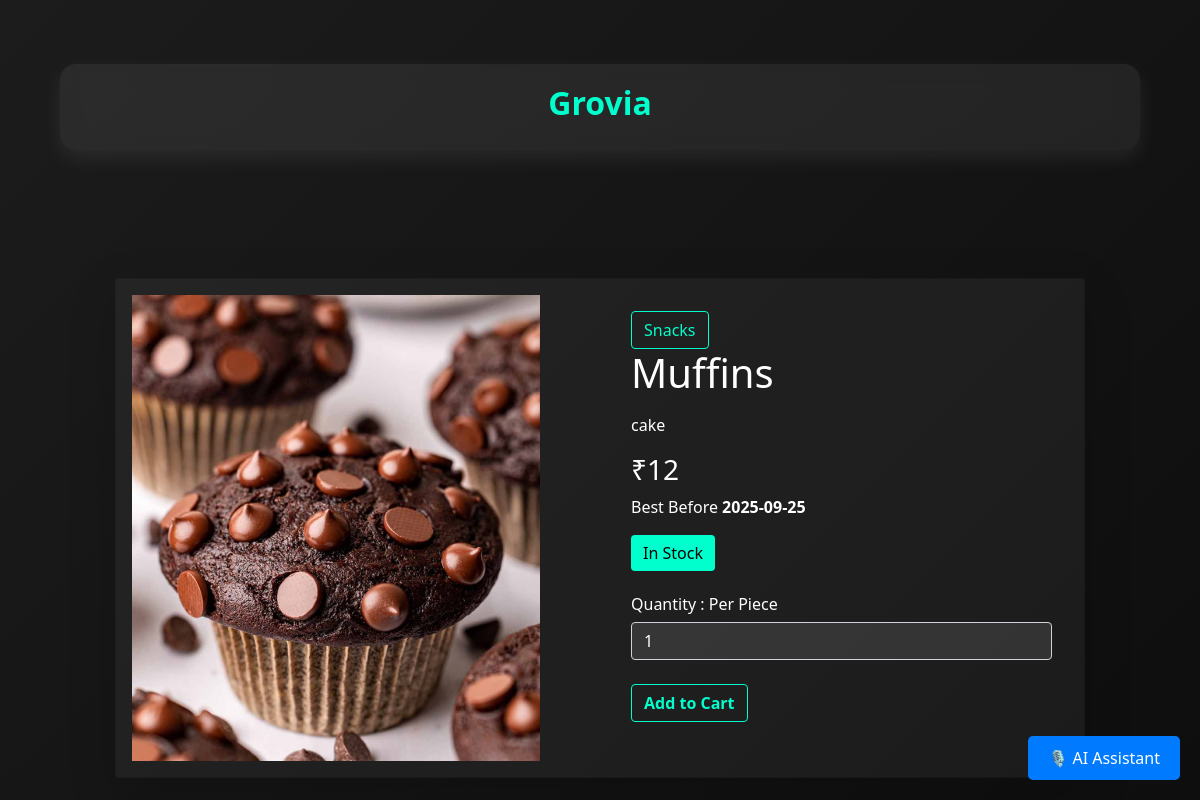
The page /product/48 (signed in) on the database its author committed.
### vault.py (models this page shows, shortened)
class Product(Base):
    __tablename__ = 'products'
    id = Column(Integer, primary_key=True, autoincrement=True)
    name = Column('name',String)
    category = Column('category',String)
    category_id = Column('category_id', Integer)
    price = Column('price', Integer)
    quantity = Column('quantity', Integer)
    time = Column('time', Integer)
    image = Column('image', String)
    description = Column('description', String)
    si_unit = Column('si_unit', Integer)
    best_before = Column('best_before', String)

### user_routes.py (the view)
@app.route('/product/<int:pid>', methods=['POST', 'GET'])
@login_required
def product(pid):
    if request.method == 'POST':
        new_cart = Cart(
            user_id=session['user'],
            product_id=request.form['product_id'],
            product_name=request.form['product_name'],
            quantity=int(request.form['quantity']),
            price=int(request.form['price'])
        )
        agent.add(new_cart)
        agent.commit()
        flash('Product added to cart!', 'success')
        return redirect(f'/product/{pid}')
    else:
        item = agent.query(Product).filter(Product.id == pid).first()
        if not item:
            return render_template('404.html')
        return render_template('user/buy.html', product=item)

### user_routes.py (called while the page is built)
def login_required(f):
    @wraps(f)
    def decorated_function(*args, **kwargs):
        if 'user' not in session:
            return render_template('login/login.html')
        return f(*args, **kwargs)
    return decorated_function

### templates/user/buy.html (shortened to what this page needs)
<!DOCTYPE html>
<html lang="en">
<head>
  <link rel="stylesheet" href="https://stackpath.bootstrapcdn.com/bootstrap/4.5.2/css/bootstrap.min.css"/>
</head>
<body>
<br/>
<div class="main">
  <div class="navigation">
    <h2><a href="/">Grovia</a></h2>
  </div>
</div>
<div class="container mt-5 mb-5">
  <div class="card shadow-lg p-3 mb-5 rounded">
    <div class="row g-0">
      <div class="col-md-6 border-end">
        <div class="d-flex flex-column justify-content-md-around ml-6">
          <div class="main_image">
            <img src="/static/assets/{{ product.image }}" id="main_product_image" width="90%" height="90%" />
          </div>
        </div>
      </div>
      <div class="col-md-6">
        <div class="p-3 right-side">
          <button class="btn btn-outline-dark" onclick="location.href='/home#{{ product.category }}'">{{ product.category }}</button>
          <div class="d-flex justify-content-between align-items-center">
            <h1>{{ product.name }}</h1>
          </div>
          <div class="mt-2 pr-3 content">
            <p>{{ product.description }}</p>
          </div>
          <h3>₹{{ product.price }}</h3>
          <p>Best Before <b>{{ product.best_before }}</b></p>
          {% if product.quantity > 1 %}
            <button type="button" class="btn btn-light">In Stock</button>
            <div class="mt-4">
              <h6>Quantity : {{ product.si_unit }}</h6>
              <form method="POST" onsubmit="return redirectToCartAfterSubmit(event);">
                <div class="inputs">
                  <input type="number" name="quantity" placeholder="In Kg" value="1" class="form-control"/>
                </div>
                <br/>
                <button type="submit" class="btn btn-outline-success"><b>Add to Cart</b></button>
              </form>
            </div>
          {% else %}
            <button type="button" class="btn btn-danger">Out of Stock</button>
          {% endif %}
        </div>
      </div>
    </div>
  </div>
</div>
<div style="position: fixed; bottom: 20px; right: 20px; z-index: 1000;">
  <button id="aiMicBtn" style="padding: 10px 20px; font-size: 16px; background-color: #007BFF; color: white; border: none; border-radius: 5px; cursor: pointer;">🎙️ AI Assistant</button>
</div>
</body>
</html>

### templates/user/buy.html (style rules this page uses)
* { margin:0;padding:0;box-sizing:border-box;font-family:'Segoe UI',sans-serif; }
body { color:#ffffff;min-height:100vh;position:relative;overflow-x:hidden; background:linear-gradient(-45deg,#202020,#000000,#1c1c1c); background-size:400% 400%;animation:gradientShift 20s ease infinite; }
.main { padding: 40px 60px; }
.navigation { background: rgba(255,255,255,0.07); padding: 20px 30px; display: flex; justify-content: center; align-items: center; border-radius: 16px; margin-bottom: 40px; backdrop-filter: blur(10px); box-shadow: 0 8px 20px rgba(255,255,255,0.08); }
.navigation h2 a { color: #00ffcc; text-decoration: none; font-size: 2rem; font-weight: bold; }
.card { background: rgba(255,255,255,0.05) !important; color: #fff; }
.btn-outline-success { color:#00ffcc; border-color:#00ffcc; }
.btn-outline-dark { color:#00ffcc; border-color:#00ffcc; }
.btn-light { background: #00ffcc; color: #000; border: none; }
.container { max-width: 1000px; }
.form-control, input[type=number] { background: rgba(255,255,255,0.1); color: #fff; }
.form-control::placeholder { color: #ccc; }
#aiMicBtn, #stopMicBtn { padding:10px 20px; font-size:16px; border:none; border-radius:5px; cursor:pointer; }
#aiMicBtn { background:#007BFF; color:#fff; }

### rows shown on the page
Product: image (picture), category "Snacks", name "Muffins", description "cake", price "12", best_before "2025-09-25", si_unit "Per Piece"
